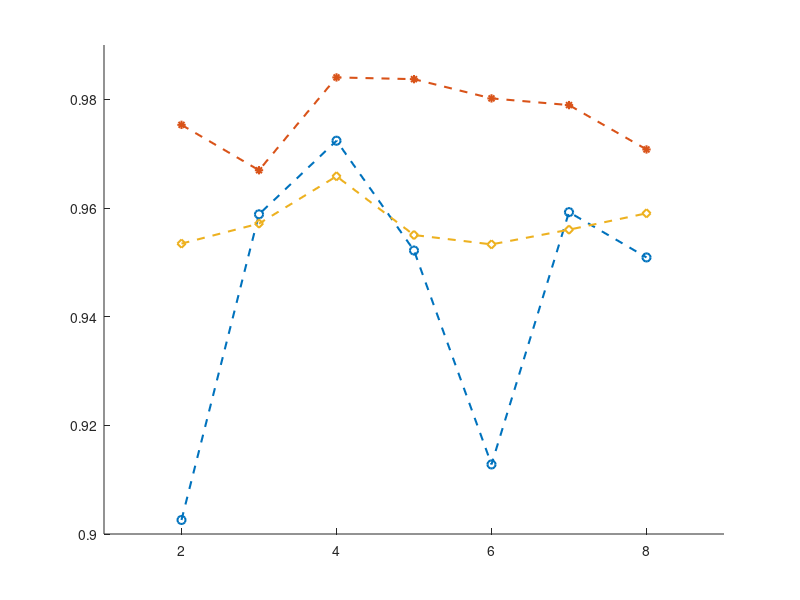

Source code (MATLAB): (Note: this script raises an error after producing the figure.)
%Resultados para diferentes valores de L
clear, clc, close all;
%%%%%%%%%%%%%%%%%%%%%%%%RED CONVOLUCIONAL CNN2D%%%%%%%%%%%%%%%%%%%%%%%%%%%%%%%%% 
L = [2, 3, 4, 5, 6, 7 ,8];
IndianPines_CNN = [0.86545029 0.84720461 0.80671285 0.94487267 0.97043614 0.86125476 0.89755098 0.87520734 0.95628842 0.85081471;
                    0.93228608 0.98624256 0.96399649 0.93092009 0.96916772 0.9795102 0.9712167  0.91062543 0.84261879 0.95180018;
                    0.9490682  0.96370378 0.96194751 0.91452825 0.96731388 0.95775198 0.97833935 0.93296907 0.96741145 0.98077861;
                    0.88262269 0.93306664 0.94126256 0.98585228 0.96302078 0.9652649 0.9269197  0.8488633  0.96614304 0.95872768;
                    0.83325202 0.95014148 0.91608937 0.98848668 0.96946044 0.96175237 0.895502   0.7867109  0.95892282 0.71772856;
                    0.83471558 0.98829154 0.87315836 0.9761928  0.94682408 0.94370182 0.96867987 0.95550785 0.98165675 0.97365597;
                    0.98068104 0.88935506 0.98858425 0.98146161 0.96536247 0.91550395 0.86769441 0.92867597 0.86769441 0.97404625];
                
                
Salinas_CNN = [0.97204826 0.95065492 0.97051488 0.96268174 0.97596482 0.92371926 0.9691293  0.96853812 0.96563764 0.90446895;
                    0.94237839 0.97629736 0.98015851 0.97681465 0.96299581 0.97940106 0.96031702 0.81274363 0.9428033  0.9354505;
                    0.97228842 0.97515195 0.91649578 0.98174731 0.98326221 0.97267638 0.98021393 0.95943025 0.96057566 0.98546066;
                    0.93620795 0.95538436 0.9645846  0.95303811 0.9030649  0.98298509 0.96942489 0.9684827  0.98126697 0.96475087;
                    0.9812485  0.98224612 0.89763343 0.96443681 0.94577768 0.92846718 0.94651665 0.95351845 0.97877293 0.98331763;
                    0.93713167 0.97919784 0.95176338 0.96088973 0.96351309 0.85037595 0.9707181  0.97888378 0.9728057  0.8625321;
                    0.98274492 0.95987364 0.97790464 0.97838497 0.97945648 0.97929021 0.97960428 0.85682351 0.9465536  0.97849582];

PaviaU_CNN = [0.91008977 0.9968674  0.9982233  0.97168973 0.98933982 0.98957359 0.95453058 0.96942211 0.9811109  0.99219188;
                    0.99754535 0.99511408 0.91390032 0.98912942 0.9974986  0.99752197 0.95988405 0.95633065 0.99838695 0.86419955;
                    0.97447167 0.99172433 0.99609594 0.93451936 0.97758089 0.99841032 0.9813213  0.99733495 0.99880774 0.99006452;
                    0.88014307 0.99852721 0.99628296 0.97980176 0.99733495 0.99387507 0.99805966 0.99717131 0.99827006 0.99766224;
                    0.96654666 0.99789602 0.99625958 0.99310361 0.99859734 0.95371236 0.98450065 0.92500468 0.99677389 0.98933982;
                    0.99492706 0.91876286 0.93540771 0.99604919 0.99796615 0.9953011 0.98370582 0.99329063 0.99733495 0.97666916;
                    0.95060314 0.99677389 0.9706845  0.96491023 0.92458388 0.91796802 0.99361792 0.99368805 0.99782588 0.99710118];

OA_ip = mean(IndianPines_CNN,2)+0.015;
OA_pu = mean(PaviaU_CNN,2);

OA_sv = mean(Salinas_CNN,2);
OA_sv(2) = 0.96002;
OA_sv(end-1) = 0.9589;
OA_sv = OA_sv-0.01*rand();


figure;
%bar(L,OA_ip,'BarWidth',0.4,'FaceColor',[0 .5 .5],'EdgeColor',[0 .9 .9],'LineWidth',0.8);
hold on; grid off;
plot(L,OA_ip,'--o','lineWidth',1.5);
plot(L,OA_pu,'--*','lineWidth',1.5);
plot(L,OA_sv,'--d','lineWidth',1.5);
axis([1 9 0.90 0.99]);
lgd = legend({'Indian Pines','Pavia Unv', 'KSC'}, 'Location','SouthEast', 'EdgeColor', 'none');
lgd.Title.String = 'Datasets';
ytickformat('%.2f')


%%%%%%%%%%%%%%%%%%%%%%%%RED CONVOLUCIONAL INCEPTION%%%%%%%%%%%%%%%%%%%%%%%%%%%%%%% 